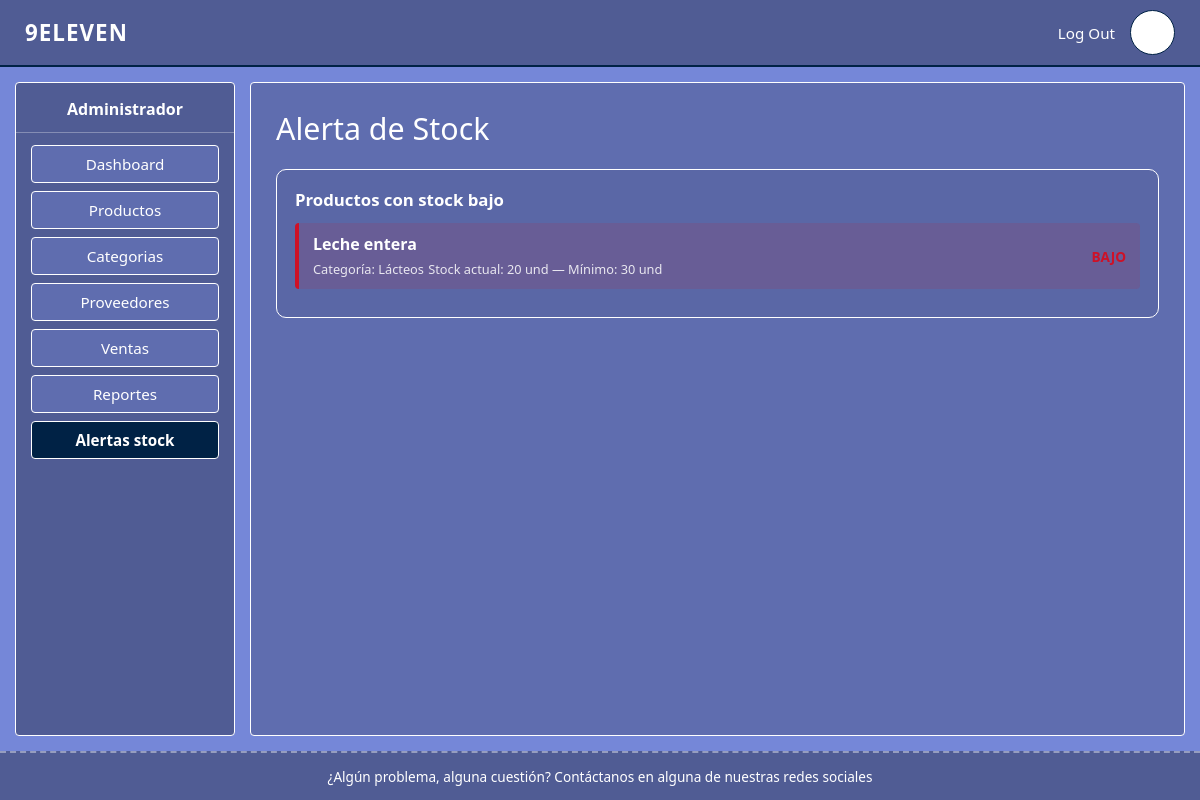
Page /alertaStock.php (signed in) on the committed database.
### tables this page shows
CREATE TABLE `productos` (
  `ID_Producto` int(11) NOT NULL,
  `codigoProducto` varchar(50) NOT NULL,
  `nombreProducto` varchar(150) NOT NULL,
  `informacionGeneral` text DEFAULT NULL,
  `precioCompra` double NOT NULL DEFAULT 0,
  `precioVenta` double NOT NULL DEFAULT 0,
  `iva` double NOT NULL DEFAULT 0,
  `stockActual` int(11) NOT NULL DEFAULT 0,
  `stockMinimo` int(11) NOT NULL DEFAULT 0,
  `ID_Categoria` int(11) DEFAULT NULL
);

CREATE TABLE `categorias` (
  `ID_Categoria` int(11) NOT NULL,
  `nombreCategoria` varchar(100) NOT NULL
);

### config.php (called while the page is built, shortened)
<?php
function h(?string $valor): string
{
    return htmlspecialchars($valor ?? '', ENT_QUOTES, 'UTF-8');
}

### alertaStock.php (the view, shortened to what this page needs)
<?php
require_once 'config.php';
$productos = $pdo->query(
    "SELECT p.nombreProducto, p.stockActual, p.stockMinimo,
            c.nombreCategoria
     FROM productos p
     LEFT JOIN categorias c ON p.ID_Categoria = c.ID_Categoria
     WHERE p.stockActual <= p.stockMinimo
     ORDER BY (p.stockMinimo - p.stockActual) DESC"
)->fetchAll();
?>
<!DOCTYPE html>
<html lang="es">
<head>
    <link rel="stylesheet" href="assets/css/style.css">
</head>
<body>
<?php require 'includes/header.php'; ?>
<div class="contenedor-principal">
    <?php require 'includes/sidebar.php'; ?>
    <main class="contenido">
        <h1>Alerta de Stock</h1>
        <div class="panel">
            <div class="panel-header">
                <h2>Productos con stock bajo</h2>
            </div>
            <?php if (empty($productos)): ?>
                <p class="sin-datos">No hay productos con stock bajo en este momento.</p>
            <?php else: ?>
                <?php foreach ($productos as $p):
                    $critico = $p['stockActual'] == 0;
                ?>
                    <div class="alerta-item">
                        <div class="info">
                            <b><?= h($p['nombreProducto']) ?></b>
                            <span>Categoría: <?= h($p['nombreCategoria'] ?? 'Sin categoría') ?></span>
                            <span>Stock actual: <?= (int)$p['stockActual'] ?> und — Mínimo: <?= (int)$p['stockMinimo'] ?> und</span>
                        </div>
                        <span class="alerta-tag"><?= $critico ? 'CRÍTICO' : 'BAJO' ?></span>
                    </div>
                <?php endforeach; ?>
            <?php endif; ?>
        </div>
    </main>
</div>
<?php require 'includes/footer.php'; ?>
</body>
</html>

### assets/css/style.css (style rules this page uses)
:root { --azul-oscuro: #002245; --azul-medio: #505C94; --azul-claro: #5F6DAF; --azul-lavanda: #7587D8; --azul-hielo: #ADD9E6; --rojo: #CE1127; --blanco: #ffffff; }
* { margin: 0; padding: 0; box-sizing: border-box; }
body { font-family: 'Segoe UI', Arial, sans-serif; background-color: var(--azul-lavanda); color: var(--blanco); min-height: 100vh; display: flex; flex-direction: column; }
.contenedor-principal { flex: 1; display: flex; padding: 15px; gap: 15px; }
.contenido { flex: 1; background-color: var(--azul-claro); border: 1px solid var(--blanco); border-radius: 4px; padding: 25px; overflow-x: auto; }
.contenido h1 { font-size: 1.9rem; margin-bottom: 20px; font-weight: 500; }
.panel { border: 1px solid var(--blanco); border-radius: 10px; padding: 18px; background-color: rgba(0,0,0,0.05); }
.panel-header { display: flex; justify-content: space-between; align-items: center; margin-bottom: 12px; flex-wrap: wrap; gap: 8px; }
.panel-header h2 { font-size: 1.05rem; font-weight: 600; }
.alerta-item { border-left: 4px solid var(--rojo); background-color: rgba(206, 17, 39, 0.12); border-radius: 4px; padding: 10px 14px; margin-bottom: 10px; display: flex; justify-content: space-between; align-items: center; }
.alerta-item .info b { display: block; margin-bottom: 2px; }
.alerta-item .info span { font-size: 0.8rem; opacity: 0.85; }
.alerta-tag { color: var(--rojo); font-weight: bold; font-size: 0.85rem; }

### rows in the picture
productos: nombreProducto "Leche entera", ID_Categoria.nombreCategoria "Lácteos", stockActual "20", stockMinimo "30", shows "BAJO"

### other values in the picture
$etiqueta "Dashboard"
$etiqueta "Productos"
$etiqueta "Categorias"
$etiqueta "Proveedores"
$etiqueta "Ventas"
$etiqueta "Reportes"
$etiqueta "Alertas stock"
